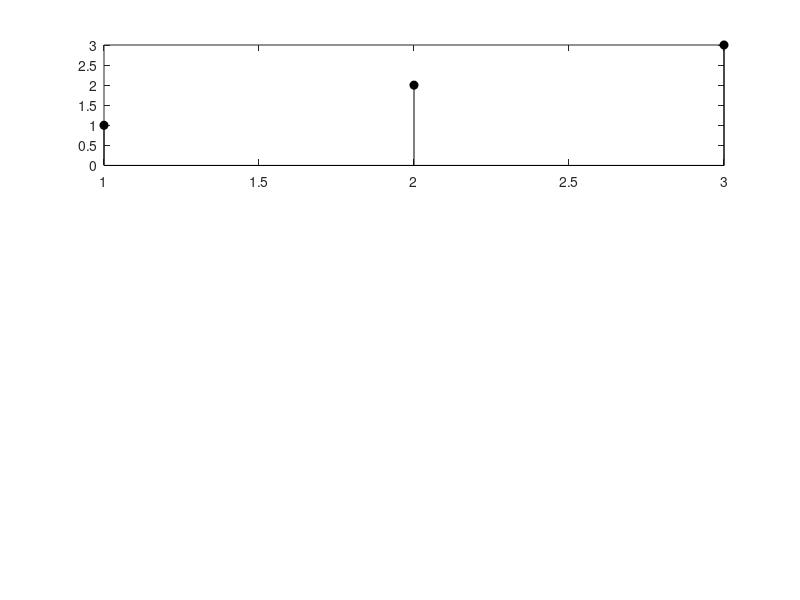

Here is the MATLAB script that generated this plot: (Note: this script raises an error after producing the figure.)
clc, clear, close all;

X_gold = [1,4,3,4,5];
x      = [1,2,3];
figure(1),
subplot(3,1,1),
stem(x, 'fill', 'k');

% Step 1: Flip-y
x_1 = flip_y(x);
figure(1),
subplot(3,1,2),
stem(x_1, 'fill', 'k');

% Step 2: Flip-x (discarding modified center value)
x_2 = [x_1, 0, 0];
x_3 = flip_x(x_2);
N = length(x_2);


% figure(1),
% subplot(3,1,2),
% stem(x_1, 'fill', 'k');